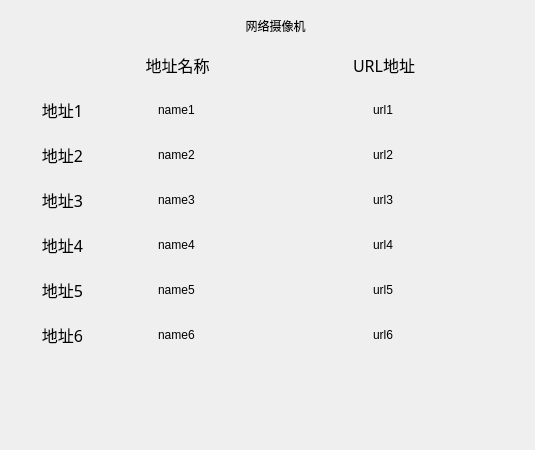
<?xml version="1.0" encoding="UTF-8"?>
<ui version="4.0">
 <class>IpCameraDialog</class>
 <widget class="QDialog" name="IpCameraDialog">
  <property name="geometry">
   <rect>
    <x>0</x>
    <y>0</y>
    <width>535</width>
    <height>450</height>
   </rect>
  </property>
  <property name="windowTitle">
   <string>Dialog</string>
  </property>
  <widget class="QLabel" name="label_IpCamera_4">
   <property name="geometry">
    <rect>
     <x>0</x>
     <y>132</y>
     <width>125</width>
     <height>45</height>
    </rect>
   </property>
   <property name="font">
    <font>
     <family>AlArabiya</family>
     <pointsize>12</pointsize>
    </font>
   </property>
   <property name="layoutDirection">
    <enum>Qt::LeftToRight</enum>
   </property>
   <property name="text">
    <string>地址2</string>
   </property>
   <property name="alignment">
    <set>Qt::AlignCenter</set>
   </property>
  </widget>
  <widget class="QFrame" name="frameIpCameraSetting">
   <property name="geometry">
    <rect>
     <x>0</x>
     <y>0</y>
     <width>535</width>
     <height>450</height>
    </rect>
   </property>
   <property name="styleSheet">
    <string notr="true"/>
   </property>
   <property name="frameShape">
    <enum>QFrame::NoFrame</enum>
   </property>
   <property name="frameShadow">
    <enum>QFrame::Raised</enum>
   </property>
  </widget>
  <widget class="QLabel" name="label_IpCamera_1">
   <property name="geometry">
    <rect>
     <x>0</x>
     <y>87</y>
     <width>125</width>
     <height>45</height>
    </rect>
   </property>
   <property name="font">
    <font>
     <family>AlArabiya</family>
     <pointsize>12</pointsize>
    </font>
   </property>
   <property name="layoutDirection">
    <enum>Qt::LeftToRight</enum>
   </property>
   <property name="text">
    <string>地址1</string>
   </property>
   <property name="alignment">
    <set>Qt::AlignCenter</set>
   </property>
  </widget>
  <widget class="MyLineEdit" name="lineEditUrl5">
   <property name="geometry">
    <rect>
     <x>230</x>
     <y>267</y>
     <width>308</width>
     <height>45</height>
    </rect>
   </property>
   <property name="focusPolicy">
    <enum>Qt::ClickFocus</enum>
   </property>
   <property name="styleSheet">
    <string notr="true">border: 0px;
background-color: transparent;</string>
   </property>
   <property name="text">
    <string>url5</string>
   </property>
   <property name="maxLength">
    <number>49</number>
   </property>
   <property name="alignment">
    <set>Qt::AlignCenter</set>
   </property>
  </widget>
  <widget class="QLabel" name="label_IpCamera_2">
   <property name="geometry">
    <rect>
     <x>125</x>
     <y>42</y>
     <width>105</width>
     <height>45</height>
    </rect>
   </property>
   <property name="font">
    <font>
     <family>AlArabiya</family>
     <pointsize>12</pointsize>
    </font>
   </property>
   <property name="layoutDirection">
    <enum>Qt::LeftToRight</enum>
   </property>
   <property name="text">
    <string>地址名称</string>
   </property>
   <property name="alignment">
    <set>Qt::AlignCenter</set>
   </property>
  </widget>
  <widget class="MyLineEdit" name="lineEditUrl2">
   <property name="geometry">
    <rect>
     <x>230</x>
     <y>132</y>
     <width>308</width>
     <height>45</height>
    </rect>
   </property>
   <property name="focusPolicy">
    <enum>Qt::ClickFocus</enum>
   </property>
   <property name="styleSheet">
    <string notr="true">border: 0px;
background-color: transparent;</string>
   </property>
   <property name="text">
    <string>url2</string>
   </property>
   <property name="maxLength">
    <number>49</number>
   </property>
   <property name="alignment">
    <set>Qt::AlignCenter</set>
   </property>
  </widget>
  <widget class="MyLineEdit" name="lineEditName3">
   <property name="geometry">
    <rect>
     <x>125</x>
     <y>177</y>
     <width>105</width>
     <height>45</height>
    </rect>
   </property>
   <property name="focusPolicy">
    <enum>Qt::ClickFocus</enum>
   </property>
   <property name="styleSheet">
    <string notr="true">border: 0px;
background-color: transparent;</string>
   </property>
   <property name="text">
    <string>name3</string>
   </property>
   <property name="maxLength">
    <number>49</number>
   </property>
   <property name="alignment">
    <set>Qt::AlignCenter</set>
   </property>
  </widget>
  <widget class="MyLineEdit" name="lineEditUrl3">
   <property name="geometry">
    <rect>
     <x>230</x>
     <y>177</y>
     <width>308</width>
     <height>45</height>
    </rect>
   </property>
   <property name="focusPolicy">
    <enum>Qt::ClickFocus</enum>
   </property>
   <property name="styleSheet">
    <string notr="true">border: 0px;
background-color: transparent;</string>
   </property>
   <property name="text">
    <string>url3</string>
   </property>
   <property name="maxLength">
    <number>49</number>
   </property>
   <property name="alignment">
    <set>Qt::AlignCenter</set>
   </property>
  </widget>
  <widget class="MyLineEdit" name="lineEditUrl6">
   <property name="geometry">
    <rect>
     <x>230</x>
     <y>312</y>
     <width>308</width>
     <height>45</height>
    </rect>
   </property>
   <property name="focusPolicy">
    <enum>Qt::ClickFocus</enum>
   </property>
   <property name="styleSheet">
    <string notr="true">border: 0px;
background-color: transparent;</string>
   </property>
   <property name="text">
    <string>url6</string>
   </property>
   <property name="maxLength">
    <number>49</number>
   </property>
   <property name="alignment">
    <set>Qt::AlignCenter</set>
   </property>
  </widget>
  <widget class="QLabel" name="label_IpCamera_3">
   <property name="geometry">
    <rect>
     <x>230</x>
     <y>42</y>
     <width>308</width>
     <height>45</height>
    </rect>
   </property>
   <property name="font">
    <font>
     <family>AlArabiya</family>
     <pointsize>12</pointsize>
    </font>
   </property>
   <property name="layoutDirection">
    <enum>Qt::LeftToRight</enum>
   </property>
   <property name="text">
    <string>URL地址</string>
   </property>
   <property name="alignment">
    <set>Qt::AlignCenter</set>
   </property>
  </widget>
  <widget class="MyLineEdit" name="lineEditName4">
   <property name="geometry">
    <rect>
     <x>125</x>
     <y>222</y>
     <width>105</width>
     <height>45</height>
    </rect>
   </property>
   <property name="focusPolicy">
    <enum>Qt::ClickFocus</enum>
   </property>
   <property name="styleSheet">
    <string notr="true">border: 0px;
background-color: transparent;</string>
   </property>
   <property name="text">
    <string>name4</string>
   </property>
   <property name="maxLength">
    <number>49</number>
   </property>
   <property name="alignment">
    <set>Qt::AlignCenter</set>
   </property>
  </widget>
  <widget class="MyLineEdit" name="lineEditName1">
   <property name="geometry">
    <rect>
     <x>125</x>
     <y>87</y>
     <width>105</width>
     <height>45</height>
    </rect>
   </property>
   <property name="focusPolicy">
    <enum>Qt::ClickFocus</enum>
   </property>
   <property name="styleSheet">
    <string notr="true">border: 0px;
background-color: transparent;</string>
   </property>
   <property name="text">
    <string>name1</string>
   </property>
   <property name="maxLength">
    <number>49</number>
   </property>
   <property name="alignment">
    <set>Qt::AlignCenter</set>
   </property>
  </widget>
  <widget class="MyLineEdit" name="lineEditName5">
   <property name="geometry">
    <rect>
     <x>125</x>
     <y>267</y>
     <width>105</width>
     <height>45</height>
    </rect>
   </property>
   <property name="focusPolicy">
    <enum>Qt::ClickFocus</enum>
   </property>
   <property name="styleSheet">
    <string notr="true">border: 0px;
background-color: transparent;</string>
   </property>
   <property name="text">
    <string>name5</string>
   </property>
   <property name="maxLength">
    <number>49</number>
   </property>
   <property name="alignment">
    <set>Qt::AlignCenter</set>
   </property>
  </widget>
  <widget class="MyLineEdit" name="lineEditName2">
   <property name="geometry">
    <rect>
     <x>125</x>
     <y>132</y>
     <width>105</width>
     <height>45</height>
    </rect>
   </property>
   <property name="focusPolicy">
    <enum>Qt::ClickFocus</enum>
   </property>
   <property name="styleSheet">
    <string notr="true">border: 0px;
background-color: transparent;</string>
   </property>
   <property name="text">
    <string>name2</string>
   </property>
   <property name="maxLength">
    <number>49</number>
   </property>
   <property name="alignment">
    <set>Qt::AlignCenter</set>
   </property>
  </widget>
  <widget class="QLabel" name="label_IpCamera_5">
   <property name="geometry">
    <rect>
     <x>0</x>
     <y>177</y>
     <width>125</width>
     <height>45</height>
    </rect>
   </property>
   <property name="font">
    <font>
     <family>AlArabiya</family>
     <pointsize>12</pointsize>
    </font>
   </property>
   <property name="layoutDirection">
    <enum>Qt::LeftToRight</enum>
   </property>
   <property name="text">
    <string>地址3</string>
   </property>
   <property name="alignment">
    <set>Qt::AlignCenter</set>
   </property>
  </widget>
  <widget class="MyLineEdit" name="lineEditUrl4">
   <property name="geometry">
    <rect>
     <x>230</x>
     <y>222</y>
     <width>308</width>
     <height>45</height>
    </rect>
   </property>
   <property name="focusPolicy">
    <enum>Qt::ClickFocus</enum>
   </property>
   <property name="styleSheet">
    <string notr="true">border: 0px;
background-color: transparent;</string>
   </property>
   <property name="text">
    <string>url4</string>
   </property>
   <property name="maxLength">
    <number>49</number>
   </property>
   <property name="alignment">
    <set>Qt::AlignCenter</set>
   </property>
  </widget>
  <widget class="QLabel" name="label_title">
   <property name="geometry">
    <rect>
     <x>20</x>
     <y>0</y>
     <width>511</width>
     <height>51</height>
    </rect>
   </property>
   <property name="styleSheet">
    <string notr="true"/>
   </property>
   <property name="text">
    <string>网络摄像机</string>
   </property>
   <property name="alignment">
    <set>Qt::AlignCenter</set>
   </property>
  </widget>
  <widget class="QLabel" name="label_IpCamera_6">
   <property name="geometry">
    <rect>
     <x>0</x>
     <y>222</y>
     <width>125</width>
     <height>45</height>
    </rect>
   </property>
   <property name="font">
    <font>
     <family>AlArabiya</family>
     <pointsize>12</pointsize>
    </font>
   </property>
   <property name="layoutDirection">
    <enum>Qt::LeftToRight</enum>
   </property>
   <property name="text">
    <string>地址4</string>
   </property>
   <property name="alignment">
    <set>Qt::AlignCenter</set>
   </property>
  </widget>
  <widget class="QLabel" name="label_IpCamera_8">
   <property name="geometry">
    <rect>
     <x>0</x>
     <y>312</y>
     <width>125</width>
     <height>45</height>
    </rect>
   </property>
   <property name="font">
    <font>
     <family>AlArabiya</family>
     <pointsize>12</pointsize>
    </font>
   </property>
   <property name="layoutDirection">
    <enum>Qt::LeftToRight</enum>
   </property>
   <property name="text">
    <string>地址6</string>
   </property>
   <property name="alignment">
    <set>Qt::AlignCenter</set>
   </property>
  </widget>
  <widget class="MyLineEdit" name="lineEditUrl1">
   <property name="geometry">
    <rect>
     <x>230</x>
     <y>87</y>
     <width>308</width>
     <height>45</height>
    </rect>
   </property>
   <property name="focusPolicy">
    <enum>Qt::ClickFocus</enum>
   </property>
   <property name="styleSheet">
    <string notr="true">border: 0px;
background-color: transparent;</string>
   </property>
   <property name="text">
    <string>url1</string>
   </property>
   <property name="maxLength">
    <number>49</number>
   </property>
   <property name="alignment">
    <set>Qt::AlignCenter</set>
   </property>
  </widget>
  <widget class="MyLineEdit" name="lineEditName6">
   <property name="geometry">
    <rect>
     <x>125</x>
     <y>312</y>
     <width>105</width>
     <height>45</height>
    </rect>
   </property>
   <property name="focusPolicy">
    <enum>Qt::ClickFocus</enum>
   </property>
   <property name="styleSheet">
    <string notr="true">border: 0px;
background-color: transparent;</string>
   </property>
   <property name="text">
    <string>name6</string>
   </property>
   <property name="maxLength">
    <number>49</number>
   </property>
   <property name="alignment">
    <set>Qt::AlignCenter</set>
   </property>
  </widget>
  <widget class="QLabel" name="label_IpCamera_7">
   <property name="geometry">
    <rect>
     <x>0</x>
     <y>267</y>
     <width>125</width>
     <height>45</height>
    </rect>
   </property>
   <property name="font">
    <font>
     <family>AlArabiya</family>
     <pointsize>12</pointsize>
    </font>
   </property>
   <property name="layoutDirection">
    <enum>Qt::LeftToRight</enum>
   </property>
   <property name="text">
    <string>地址5</string>
   </property>
   <property name="alignment">
    <set>Qt::AlignCenter</set>
   </property>
  </widget>
  <zorder>frameIpCameraSetting</zorder>
  <zorder>label_IpCamera_4</zorder>
  <zorder>label_IpCamera_1</zorder>
  <zorder>lineEditUrl5</zorder>
  <zorder>label_IpCamera_2</zorder>
  <zorder>lineEditUrl2</zorder>
  <zorder>lineEditName3</zorder>
  <zorder>lineEditUrl3</zorder>
  <zorder>lineEditUrl6</zorder>
  <zorder>label_IpCamera_3</zorder>
  <zorder>lineEditName4</zorder>
  <zorder>lineEditName1</zorder>
  <zorder>lineEditName5</zorder>
  <zorder>lineEditName2</zorder>
  <zorder>label_IpCamera_5</zorder>
  <zorder>lineEditUrl4</zorder>
  <zorder>label_title</zorder>
  <zorder>label_IpCamera_6</zorder>
  <zorder>label_IpCamera_8</zorder>
  <zorder>lineEditUrl1</zorder>
  <zorder>lineEditName6</zorder>
  <zorder>label_IpCamera_7</zorder>
 </widget>
 <customwidgets>
  <customwidget>
   <class>MyLineEdit</class>
   <extends>QLineEdit</extends>
   <header>mylineedit.h</header>
  </customwidget>
 </customwidgets>
 <resources/>
 <connections/>
</ui>
